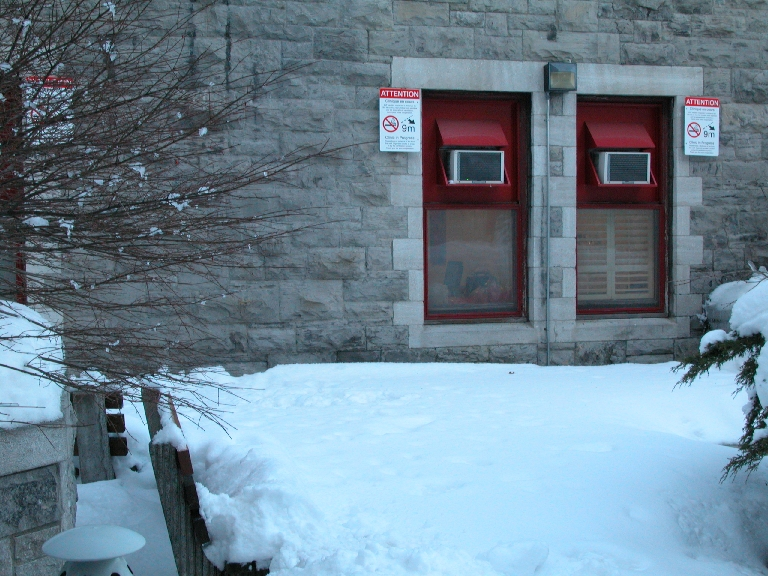
%> input picture data/testing/2.jpg, 768 x 576 px
$ octave main.m   (GNU Octave 9; MATLAB toolbox functions it lacks are replaced by stand-ins)
%> lines starting %> are read from the running program, lines starting %| are printed output that depends on the picture
### src/Sxx_train.m
function Sxx = Sxx_train(fileName, m, n)
    I_train = im2double(imread(fileName));
    I_train = rgb2gray(I_train);
    sx = fft2(I_train, m, n);
    Sxx = (abs(sx).^2)./numel(sx); % Computing PSD of original img
end

### src/main.m
% clear variables
clear;

% training images directory
data_training = "../data/training/";

% read the testing image
data_testing = "../data/testing/";
file = '2.jpg';
I = im2double(imread(strcat(data_testing, file)));
I = rgb2gray(I);
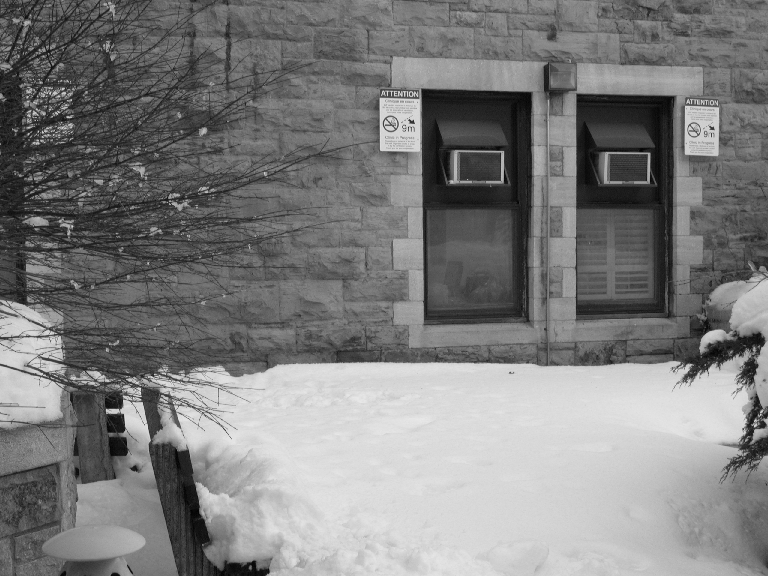
%> I: size 576x768 double; min 0.00392, max 0.925, mean 0.493
imshow(I);
title('Original Image');
imwrite(I, strcat("../result/", "Original_", file));

% blurr the  testing image
dim = 7;
sigma_ = 9;
blur_filter = fspecial('gaussian', dim, sigma_);
blurred = imfilter(I, blur_filter, 'conv', 'circular');
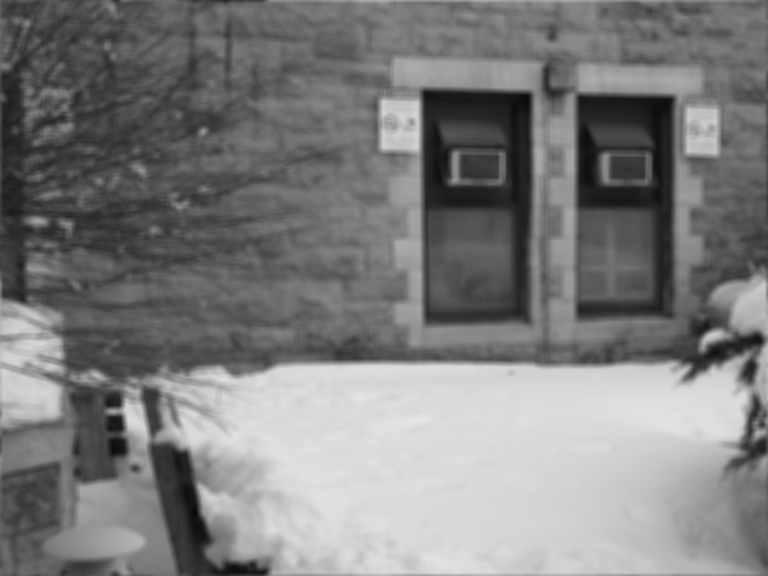
%> blurred: size 576x768 double; min 0.033, max 0.899, mean 0.493
figure, imshow(blurred);
title('Simulate Blur');
imwrite(blurred, strcat("../result/", "Blurred_", file));

% additive noise on the testing
noise_mean = 0;
noise_var = 0.64;
blurred_noisy = imnoise(blurred, 'gaussian', noise_mean, noise_var);
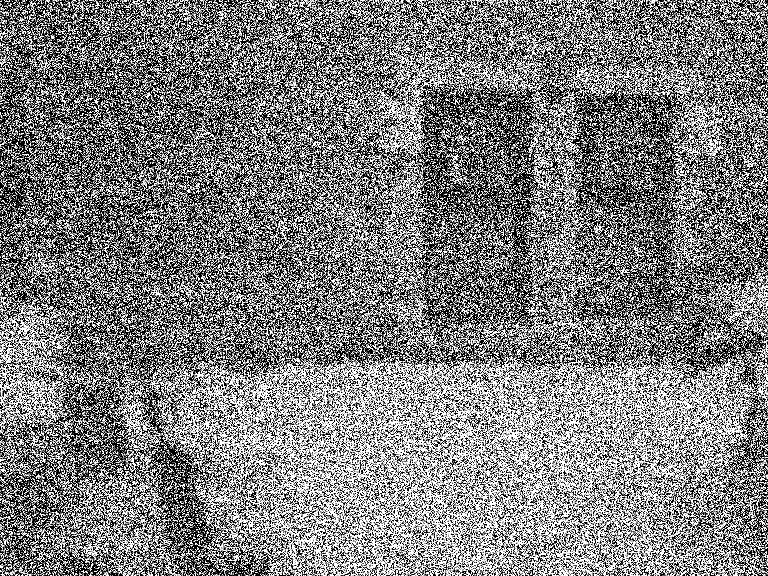
%> blurred_noisy: size 576x768 double; min 0, max 1, mean 0.496
figure, imshow(blurred_noisy);
title('Simulate Blur and Noise');
imwrite(blurred_noisy, strcat("../result/", "Blurred_n_Noise_", file));

% get the Avg Sxx (PSD) of the training images (as it remains same)
nums = 10;
[m,n] = size(I);
%> m = 576; n = 768
Sxx_avg = zeros(m, n);
for k = 1:1:nums
    file_train = strcat(data_training, int2str(k), ".jpg");
    Sxx_avg = Sxx_avg + Sxx_train(file_train, m, n);
%> the run ends on the next line

$ run again, with data/testing/1.jpg copied over data/testing/2.jpg
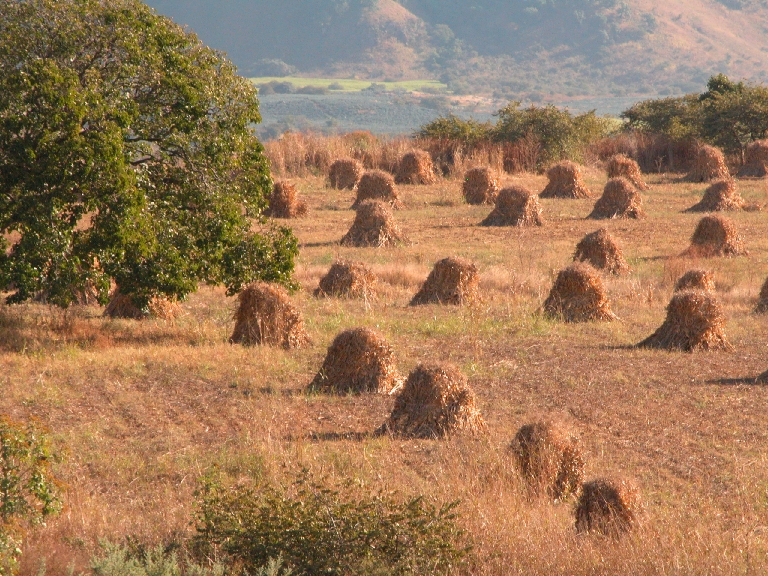
%> input picture data/testing/1.jpg, 768 x 576 px
%> `blurred = imfilter(I, blur_filter, 'conv', 'circular');`:
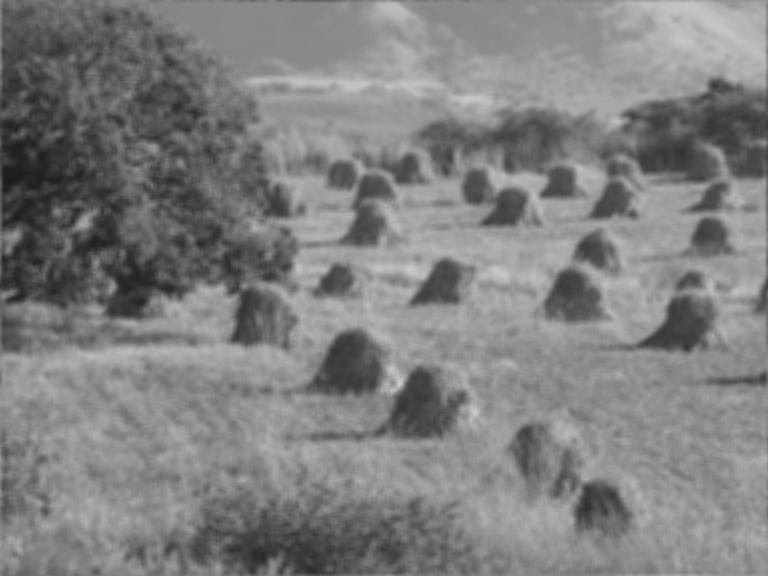
%> blurred: size 576x768 double; min 0.106, max 0.823, mean 0.502
%> `blurred_noisy = imnoise(blurred, 'gaussian', noise_mean, noise_var);`:
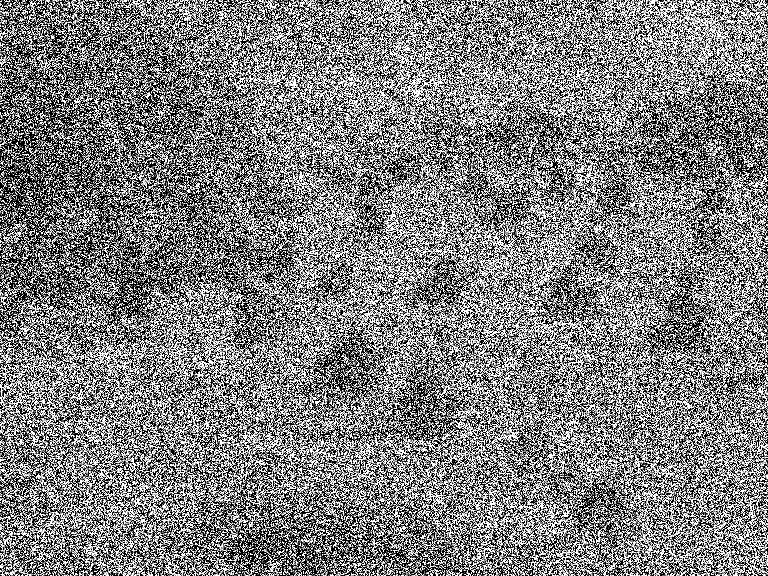
%> blurred_noisy: size 576x768 double; min 0, max 1, mean 0.5
